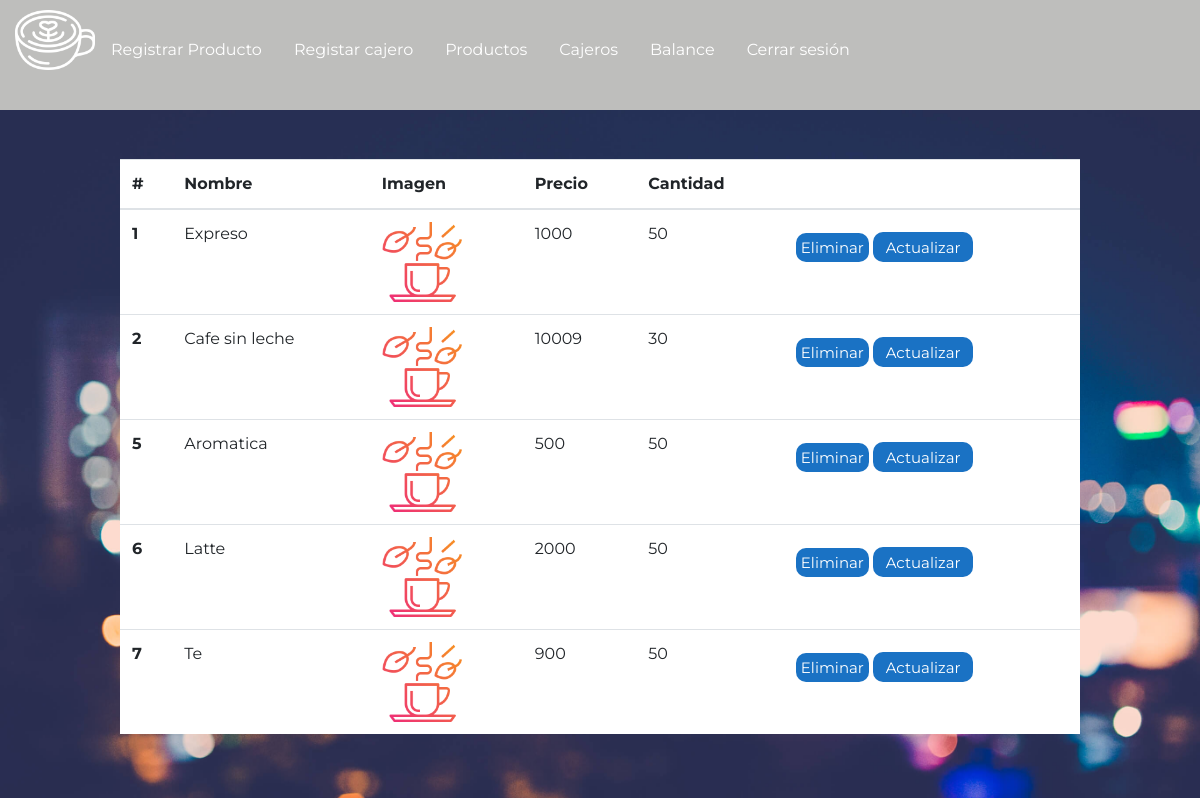
The page /productos (signed in) on the database as committed earlier.
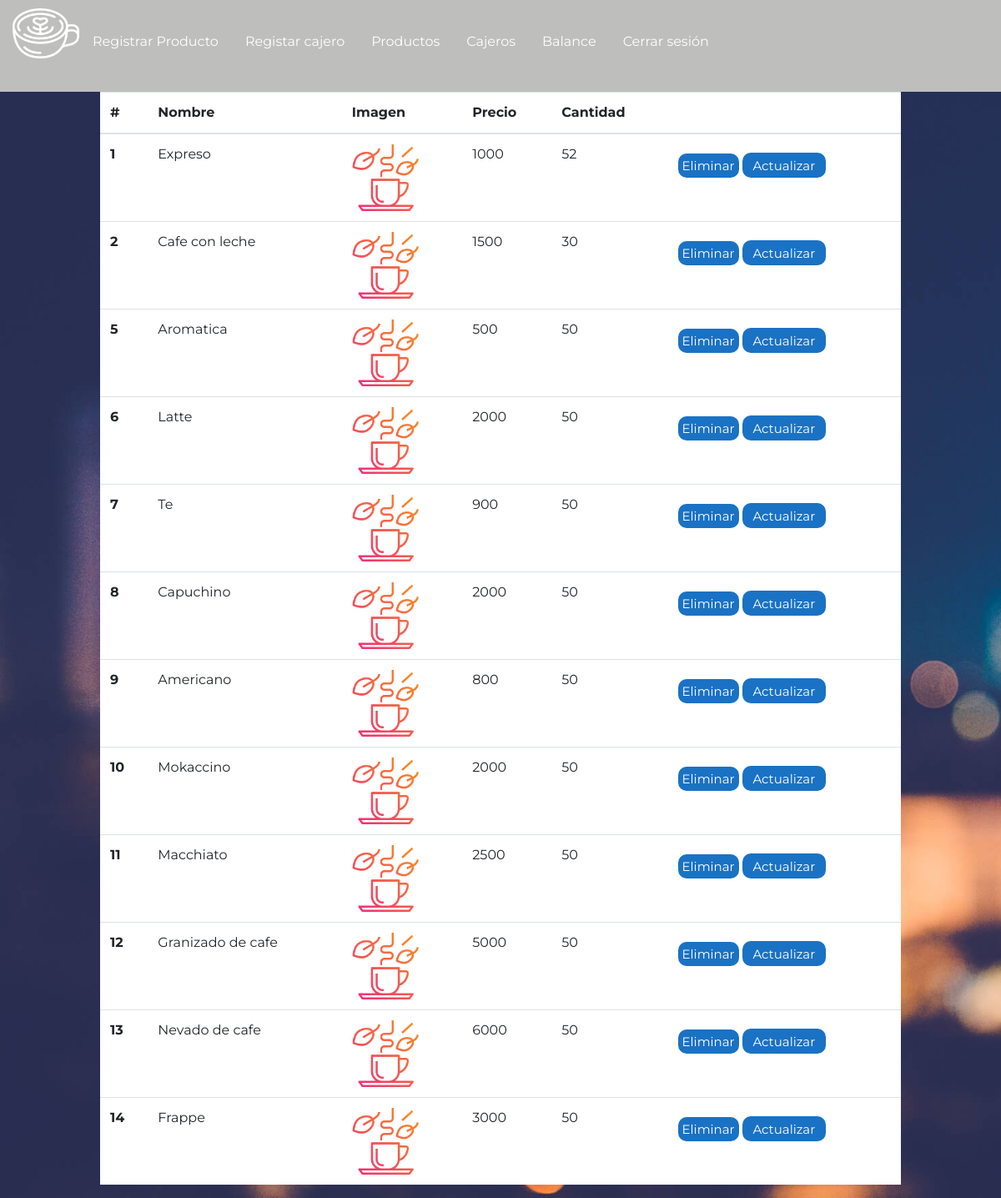
The same page on the database as committed later.
### tables this page shows
CREATE TABLE productos (id INTEGER PRIMARY KEY AUTOINCREMENT NOT NULL, Nombre STRING NOT NULL, Precio STRING, Cantidad INT, URLimagen STRING CONSTRAINT "img/hot-tea.png" DEFAULT "img/hot-tea.png" NOT NULL);

### app.py (the view, shortened to what this page needs)
@app.route('/productos', defaults={'exito': None, 'idP': None}, methods=['GET', 'POST'])
@app.route('/productos/<exito>', defaults={'idP': None},  methods=['GET', 'POST'])
@app.route('/productos/<idP>', defaults={'exito': None}, methods=['GET', 'POST'])
def productos(exito, idP):
    if 'username' in session and session['rol'] == 'admin':
        print('la sesion esta con admin')
        if request.method == 'GET':
            if idP:
                with sqlite3.connect("brioche.db") as con:
                    try:
                        cur = con.cursor()
                        cur.execute("delete from productos where id = ?", idP)
                    except:
                        exito = 'error'
                    finally:
                        return redirect(url_for('productos'))
            else:
                con = sqlite3.connect("brioche.db")
                con.row_factory = sqlite3.Row
                cur = con.cursor()
                cur.execute("select * from productos")
                productos = cur.fetchall()
                return render_template('html/productos1.html', productos=productos, exito=exito)
    elif 'username' in session:
        return redirect(url_for('ventas'))
    else:
        return redirect(url_for('home'))

### templates/html/productos1.html (shortened to what this page needs)
<!DOCTYPE html>
<html lang="en">
<head>
    <link rel="stylesheet" href="https://cdn.jsdelivr.net/npm/bootstrap@4.5.3/dist/css/bootstrap.min.css">
    <link rel="stylesheet" href="{{url_for('static', filename='css/nav.css')}}">
        <link rel="stylesheet" href="{{url_for('static', filename='css/usuarios1.css')}}">
</head>
{% if exito == "enviado" %}
<body onload="alert('Producto actualizado exitosamente!!')">
{% elif exito == "error" %}
  <body onload="alert('Error, intente nuevamente')">
  {% else %}
  <body>
{% endif %}
    <nav class="nav">
        <img src="{{url_for('static', filename='img/latte.png')}}" alt="">
        <a href="{{url_for('registroProducto')}}" class="nav-link active">Registrar Producto</a>
        <a href="{{url_for('registroCajero')}}" class="nav-link">Registar cajero</a>
        <a href="{{url_for('productos')}}" class="nav-link">Productos</a>
        <a href="{{url_for('cajeros')}}" class="nav-link">Cajeros</a>
        <a href="{{url_for('balance')}}" class="nav-link">Balance</a>
        <a href="{{url_for('cerrarSesion')}}" class="nav-link">Cerrar sesión</a>
    </nav>
    <div class="contenedorTabla">
      <table class="table" >
          <thead>
            <tr>
              <th scope="col">#</th>
              <th scope="col">Nombre</th>
              <th scope="col">Imagen</th>
              <th scope="col">Precio</th>
              <th scope="col">Cantidad</th>
              <th scope="col"></th>
            </tr>
          </thead>
          <tbody class="tablaProductos" style="overflow: scroll;">
            {% for producto in productos %}
            <tr>
              <th scope="row" id="id{{producto.id}}">{{producto.id}}</th>
              <td id="nombre{{producto.id}}">{{producto.nombre}}</td>
              <td>
                 <img src="{{url_for('static', filename=producto.URLimagen)}}" alt="" style="width: 80px; height: 80px;" id="imagen{{producto.id}}">
              </td>
              <td id="precio{{producto.id}}">{{producto.precio}}</td>
              <td id="cantidad{{producto.id}}">{{producto.cantidad}}</td>
              <td>
                  <a href="/productos/{{producto.id}}" class="boton " id="{{producto.id}}" >Eliminar</a>
                  <button class="boton"  data-toggle="modal" data-target="#exampleModal" onclick="abrirModalProductos(this.id)" id="{{producto.id}}">Actualizar</button>
              </td>
            </tr>
            {% endfor %}
          </tbody>
        </table>
    </div>
</body>
</html>

Rows that differ between the two databases and show on the page:
changed productos "Expreso": cantidad "50" → "52"
changed productos id 2: nombre "Cafe sin leche" → "Cafe con leche"; precio "10009" → "1500"
added productos: id "8", nombre "Capuchino", URLimagen (picture), precio "2000", cantidad "50"
added productos: id "9", nombre "Americano", URLimagen (picture), precio "800", cantidad "50"
added productos: id "10", nombre "Mokaccino", URLimagen (picture), precio "2000", cantidad "50"
added productos: id "11", nombre "Macchiato", URLimagen (picture), precio "2500", cantidad "50"
added productos: id "12", nombre "Granizado de cafe", URLimagen (picture), precio "5000", cantidad "50"
added productos: id "13", nombre "Nevado de cafe", URLimagen (picture), precio "6000", cantidad "50"
added productos: id "14", nombre "Frappe", URLimagen (picture), precio "3000", cantidad "50"
